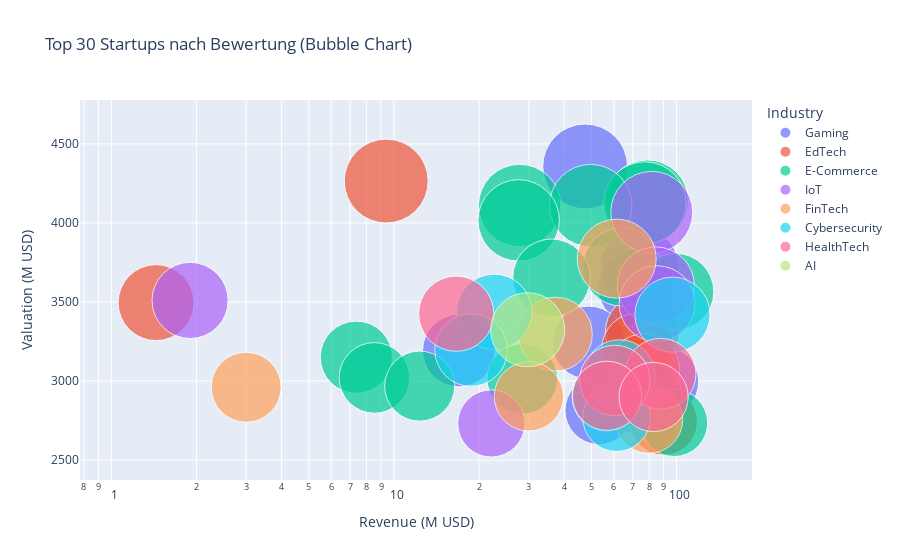

The cell this chart's notebook holds for it:
### Markdown cell above
### Graph V4

### Marktanteilanalyse

Die Marktanteilanalyse spalten wir in zwei Teile. Der erste wird analysieren wie hoch der Marktanteil der Unternehmen im Vergleich zu den restlichen Unternehmen des Datensatzes ist und im zweiten Teil geht es zusätzlich um die Analyse von den Unternehmen im Verhältnis zu den Konkurrenten im selben Marktbereich.

### Code cell
try:
    eff_df
except NameError:
    # Optional: auf erwartete Spalten umbenennen
    rename = {
        "valuation_usd_m": "Valuation (M USD)",
        "revenue_usd_m": "Revenue (M USD)",
        "industry": "Industry",
        "name": "Startup Name",
    }
    df = df.rename(columns={k: v for k, v in rename.items() if k in df.columns})

    # Pflichtspalten prüfen
    required = ["Valuation (M USD)", "Revenue (M USD)", "Industry", "Startup Name"]
    missing = [c for c in required if c not in df.columns]
    if missing:
        raise KeyError(f"Fehlende Spalten: {missing}. Verfügbar: {list(df.columns)}")

    # Numerik sicherstellen und Zeilen mit fehlenden Werten entfernen
    for c in ["Valuation (M USD)", "Revenue (M USD)"]:
        df[c] = pd.to_numeric(df[c], errors="coerce")
    eff_df = df.dropna(subset=["Valuation (M USD)", "Revenue (M USD)"])

# Ihr Plot (log_x benötigt strikt > 0, daher Filter bleibt sinnvoll)
top30 = eff_df.nlargest(50, "Valuation (M USD)")
top30 = top30[top30["Revenue (M USD)"] > 0]

fig = px.scatter(
    top30,
    x="Revenue (M USD)",
    y="Valuation (M USD)",
    size="Valuation (M USD)",
    color="Industry",
    hover_name="Startup Name",
    log_x=True,
    size_max=60,
    title="Top 30 Startups nach Bewertung (Bubble Chart)"
)
fig.show()

### Figure 1 — Plotly figure (JSON) as saved in the notebook; plotly's stock layout.template omitted (floating-point values rounded to 4 significant figures)
{"data": [{"hovertemplate": "<b>%{hovertext}</b><br><br>Industry=Gaming<br>Revenue (M USD)=%{x}<br>Valuation (M USD)=%{marker.size}<extra></extra>", "hovertext": ["Startup_385", "Startup_251", "Startup_420", "Startup_342", "Startup_202", "Startup_283", "Startup_32", "Startup_499"], "legendgroup": "Gaming", "marker": {"color": "#636efa", "size": [4357.0, 3721.0, 3597.0, 3243.0, 3193.0, 2997.0, 2885.0, 2815.0], "sizemode": "area", "sizeref": 1.21, "symbol": "circle"}, "mode": "markers", "name": "Gaming", "orientation": "v", "showlegend": true, "type": "scatter", "x": [47.48, 73.99, 72.17, 48.89, 16.97, 89.89, 63.69, 53.16], "xaxis": "x", "y": [4357.0, 3721.0, 3597.0, 3243.0, 3193.0, 2997.0, 2885.0, 2815.0], "yaxis": "y"}, {"hovertemplate": "<b>%{hovertext}</b><br><br>Industry=EdTech<br>Revenue (M USD)=%{x}<br>Valuation (M USD)=%{marker.size}<extra></extra>", "hovertext": ["Startup_226", "Startup_90", "Startup_2", "Startup_412", "Startup_47", "Startup_238"], "legendgroup": "EdTech", "marker": {"color": "#EF553B", "size": [4265.0, 3496.0, 3311.0, 3201.0, 3074.0, 2744.0], "sizemode": "area", "sizeref": 1.21, "symbol": "circle"}, "mode": "markers", "name": "EdTech", "orientation": "v", "showlegend": true, "type": "scatter", "x": [9.39, 1.44, 75.65, 73.01, 76.68, 90.14], "xaxis": "x", "y": [4265.0, 3496.0, 3311.0, 3201.0, 3074.0, 2744.0], "yaxis": "y"}, {"hovertemplate": "<b>%{hovertext}</b><br><br>Industry=E-Commerce<br>Revenue (M USD)=%{x}<br>Valuation (M USD)=%{marker.size}<extra></extra>", "hovertext": ["Startup_365", "Startup_109", "Startup_398", "Startup_52", "Startup_95", "Startup_361", "Startup_274", "Startup_452", "Startup_269", "Startup_457", "Startup_319", "Startup_218", "Startup_96", "Startup_61"], "legendgroup": "E-Commerce", "marker": {"color": "#00cc96", "size": [4137.0, 4126.0, 4110.0, 4110.0, 4016.0, 3722.0, 3653.0, 3565.0, 3151.0, 3020.0, 3014.0, 2968.0, 2906.0, 2735.0], "sizemode": "area", "sizeref": 1.21, "symbol": "circle"}, "mode": "markers", "name": "E-Commerce", "orientation": "v", "showlegend": true, "type": "scatter", "x": [78.7, 77.21, 27.85, 49.67, 27.63, 64.0, 36.1, 99.13, 7.36, 8.53, 28.45, 12.33, 78.73, 97.97], "xaxis": "x", "y": [4137.0, 4126.0, 4110.0, 4110.0, 4016.0, 3722.0, 3653.0, 3565.0, 3151.0, 3020.0, 3014.0, 2968.0, 2906.0, 2735.0], "yaxis": "y"}, {"hovertemplate": "<b>%{hovertext}</b><br><br>Industry=IoT<br>Revenue (M USD)=%{x}<br>Valuation (M USD)=%{marker.size}<extra></extra>", "hovertext": ["Startup_399", "Startup_391", "Startup_296", "Startup_70", "Startup_341"], "legendgroup": "IoT", "marker": {"color": "#ab63fa", "size": [4067.0, 3604.0, 3510.0, 3489.0, 2732.0], "sizemode": "area", "sizeref": 1.21, "symbol": "circle"}, "mode": "markers", "name": "IoT", "orientation": "v", "showlegend": true, "type": "scatter", "x": [81.69, 84.41, 1.9, 85.29, 22.1], "xaxis": "x", "y": [4067.0, 3604.0, 3510.0, 3489.0, 2732.0], "yaxis": "y"}, {"hovertemplate": "<b>%{hovertext}</b><br><br>Industry=FinTech<br>Revenue (M USD)=%{x}<br>Valuation (M USD)=%{marker.size}<extra></extra>", "hovertext": ["Startup_253", "Startup_180", "Startup_15", "Startup_49", "Startup_179"], "legendgroup": "FinTech", "marker": {"color": "#FFA15A", "size": [3774.0, 3297.0, 2961.0, 2903.0, 2756.0], "sizemode": "area", "sizeref": 1.21, "symbol": "circle"}, "mode": "markers", "name": "FinTech", "orientation": "v", "showlegend": true, "type": "scatter", "x": [61.42, 37.26, 3.0, 30.01, 79.85], "xaxis": "x", "y": [3774.0, 3297.0, 2961.0, 2903.0, 2756.0], "yaxis": "y"}, {"hovertemplate": "<b>%{hovertext}</b><br><br>Industry=Cybersecurity<br>Revenue (M USD)=%{x}<br>Valuation (M USD)=%{marker.size}<extra></extra>", "hovertext": ["Startup_71", "Startup_128", "Startup_186", "Startup_309", "Startup_60", "Startup_142"], "legendgroup": "Cybersecurity", "marker": {"color": "#19d3f3", "size": [3438.0, 3420.0, 3197.0, 3038.0, 2902.0, 2768.0], "sizemode": "area", "sizeref": 1.21, "symbol": "circle"}, "mode": "markers", "name": "Cybersecurity", "orientation": "v", "showlegend": true, "type": "scatter", "x": [22.63, 96.74, 18.75, 62.86, 56.6, 61.33], "xaxis": "x", "y": [3438.0, 3420.0, 3197.0, 3038.0, 2902.0, 2768.0], "yaxis": "y"}, {"hovertemplate": "<b>%{hovertext}</b><br><br>Industry=HealthTech<br>Revenue (M USD)=%{x}<br>Valuation (M USD)=%{marker.size}<extra></extra>", "hovertext": ["Startup_62", "Startup_327", "Startup_376", "Startup_318", "Startup_451"], "legendgroup": "HealthTech", "marker": {"color": "#FF6692", "size": [3426.0, 3046.0, 3004.0, 2907.0, 2899.0], "sizemode": "area", "sizeref": 1.21, "symbol": "circle"}, "mode": "markers", "name": "HealthTech", "orientation": "v", "showlegend": true, "type": "scatter", "x": [16.61, 87.74, 60.45, 56.76, 82.92], "xaxis": "x", "y": [3426.0, 3046.0, 3004.0, 2907.0, 2899.0], "yaxis": "y"}, {"hovertemplate": "<b>%{hovertext}</b><br><br>Industry=AI<br>Revenue (M USD)=%{x}<br>Valuation (M USD)=%{marker.size}<extra></extra>", "hovertext": ["Startup_233"], "legendgroup": "AI", "marker": {"color": "#B6E880", "size": [3325.0], "sizemode": "area", "sizeref": 1.21, "symbol": "circle"}, "mode": "markers", "name": "AI", "orientation": "v", "showlegend": true, "type": "scatter", "x": [29.72], "xaxis": "x", "y": [3325.0], "yaxis": "y"}], "layout": {"legend": {"itemsizing": "constant", "title": {"text": "Industry"}, "tracegroupgap": 0}, "title": {"text": "Top 30 Startups nach Bewertung (Bubble Chart)"}, "xaxis": {"anchor": "y", "domain": [0, 1], "title": {"text": "Revenue (M USD)"}, "type": "log"}, "yaxis": {"anchor": "x", "domain": [0, 1], "title": {"text": "Valuation (M USD)"}}}}
